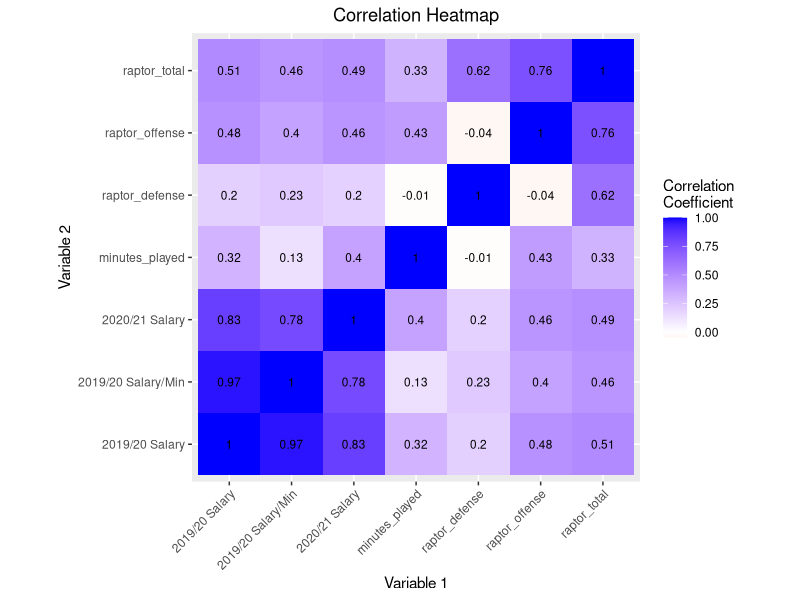
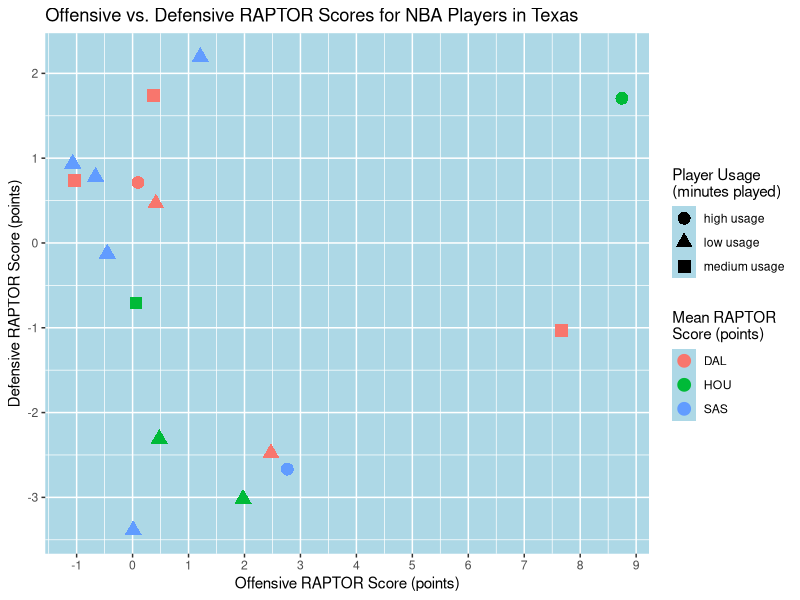
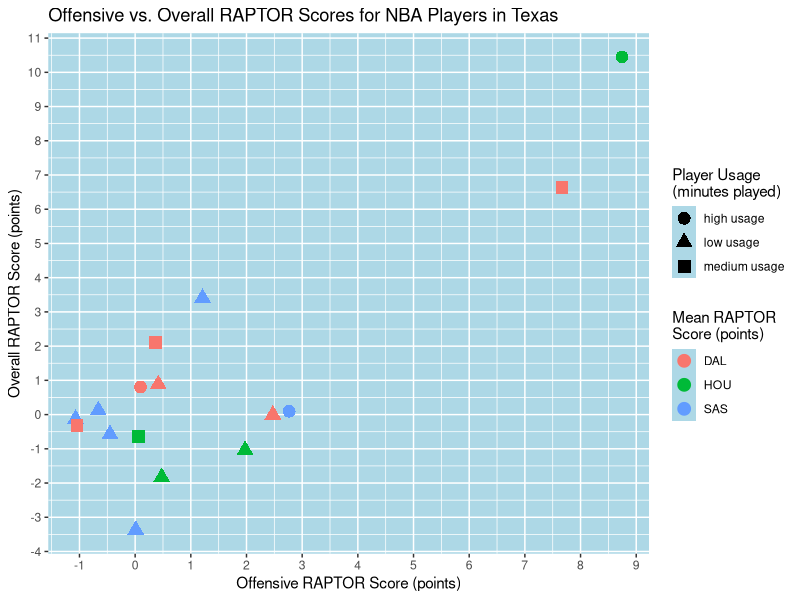
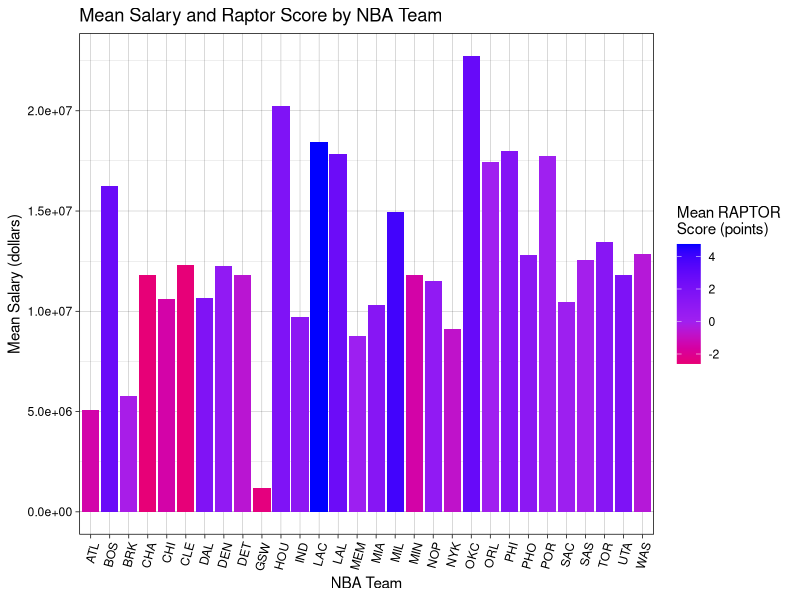
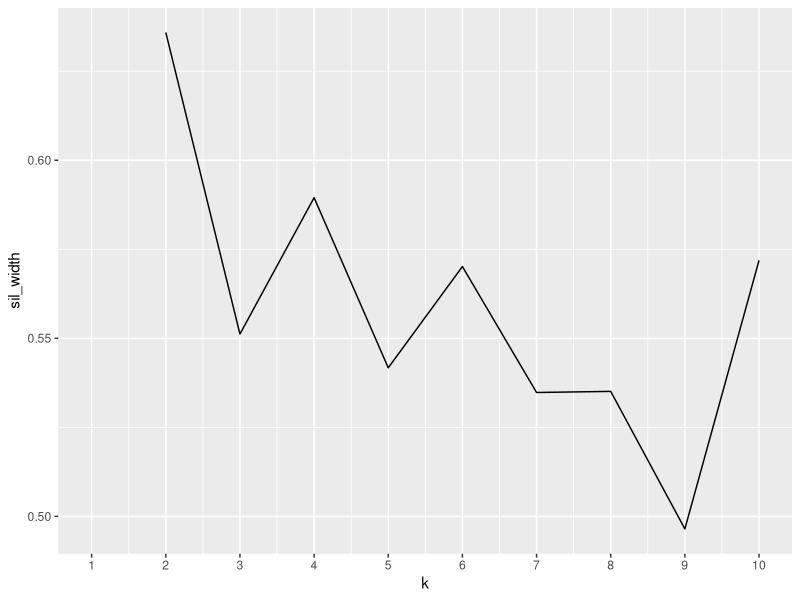
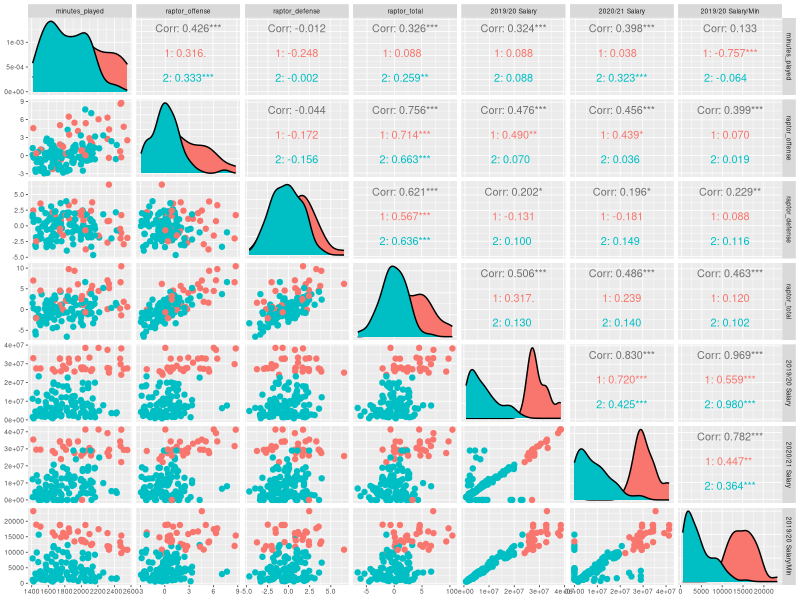

R code for these plots, in order:
## ---- chunk 1
knitr::opts_chunk$set(echo = TRUE)
## ---- chunk 2
library(readr)
library(tidyverse)
nba_raptor <- read_csv("NBAPlayersRAPTOR.csv")
nba_salary <- read_csv("NBASalary.csv")
glimpse(nba_raptor)
glimpse(nba_salary)

raptor <- nba_raptor %>% filter(mp >= 1400) %>% select(player_name, team, mp, raptor_offense, raptor_defense, raptor_total)
glimpse(raptor)
salary <- nba_salary %>% select(Player,`2019/20`,`2020/21`)
salary <- salary %>% rename("2019/20 Salary"="2019/20","2020/21 Salary"="2020/21")
glimpse(salary)

NBA <- raptor %>% inner_join(salary, by=c('player_name'='Player'))
NBA <- NBA %>% rename("player"="player_name")
NBA$`2019/20 Salary` = as.numeric(gsub("[\\$,]", "", NBA$`2019/20 Salary`))
NBA$`2020/21 Salary` = as.numeric(gsub("[\\$,]", "", NBA$`2020/21 Salary`))
glimpse(NBA)
## ---- chunk 3
NBA <- NBA %>% mutate("2019/20 Salary/Min" = `2019/20 Salary`/mp)
NBA1 <- NBA %>% rename("minutes_played"="mp")
NBA1 %>% filter(team == "SAS")
NBA1 %>% filter(team == "SAS") %>% select(player,raptor_total,`2019/20 Salary`, `2019/20 Salary/Min`)
NBA1 %>% filter(team == "SAS") %>% select(player,raptor_total,`2019/20 Salary`, `2019/20 Salary/Min`) %>% arrange(-raptor_total)
NBA1 %>% group_by(team) %>% summarize(mean_raptor_total=mean(raptor_total), sd_raptor_total=sd(raptor_total))
## ---- chunk 4
NBA1 %>% group_by(team) %>% summarize_if(is.numeric,list(mean=mean,sd=sd)) %>% mutate_if(is.numeric, round) %>% pivot_longer(-1) %>% pivot_wider(names_from=team,values_from="value")

NBA1 %>% summarize_all(n_distinct)
NBA1 %>% group_by(team) %>% summarize_all(n_distinct) %>% select(-player)

NBA1 %>% summarize_if(is.numeric, mean)
NBA1 %>% group_by(team) %>% summarize_if(is.numeric,mean)
NBA1 %>% filter(team=="SAS") %>% summarize_if(is.numeric,mean) %>% select(-minutes_played)

NBA1 %>% summarize_if(is.numeric,sd)
NBA1 %>% group_by(team) %>% summarize_if(is.numeric,sd)

NBA1 %>% summarize_if(is.numeric,var)
NBA1 %>% group_by(team) %>% summarize_if(is.numeric,var) %>% arrange(desc(raptor_total))

NBA1 %>% summarize_if(is.numeric,list(min=min,max=max)) 
NBA1 %>% group_by(team) %>% summarize_if(is.numeric, list(min=min,max=max)) %>% mutate_if(is.numeric,round) %>% pivot_longer(-1)

NBA1 %>% summarize_if(is.numeric, list(Q3=quantile), probs=.75)
NBA1 %>% group_by(team) %>% summarize_if(is.numeric, list(Q3=quantile), probs=.75) %>% mutate_if(is.numeric,round) %>% pivot_longer(-1)

NBA1 %>% summarize(count=n())
NBA1 %>% group_by(team) %>% summarize(count=n())

corNBA <- NBA1 %>% select(-1,-2) %>% cor 
corNBA
corNBA <- corNBA %>% as.data.frame
## ---- chunk 5
tidycorNBA <- corNBA %>% rownames_to_column("Variable1") %>% pivot_longer(-1, names_to = "Variable2",values_to="correlation")
tidycorNBA %>% ggplot(aes(Variable1,Variable2, fill=correlation)) + labs(fill="Correlation\nCoefficient") + geom_tile() + scale_fill_gradient2(low="red",mid="white",high="blue") + geom_text(aes(label=round(correlation,2)), color = "black", size=3) + theme(axis.text.x = element_text(angle = 45, hjust = 1)) + coord_fixed() + ggtitle("Correlation Heatmap") + xlab("Variable 1") + ylab("Variable 2") + theme(plot.title = element_text(hjust = 0.5))


NBAusage <- NBA1 %>% mutate(MinutesPlayed_cat = case_when(minutes_played>2100 ~ "high usage", minutes_played<=2100 & minutes_played>=1800 ~ "medium usage", minutes_played<1800 ~ "low usage"))
glimpse(NBAusage)
TX <- NBAusage %>% filter(team == "HOU" | team == "DAL" | team =="SAS")
TX %>% ggplot(aes(raptor_offense,raptor_defense,color=team,shape=MinutesPlayed_cat)) + labs(color="Mean RAPTOR\nScore (points)", shape = "Player Usage\n(minutes played)") + geom_point(size=4) + ggtitle("Offensive vs. Defensive RAPTOR Scores for NBA Players in Texas") + xlab("Offensive RAPTOR Score (points)") + ylab("Defensive RAPTOR Score (points)") + scale_y_continuous(breaks = seq(-4,3)) + scale_x_continuous(breaks = seq(-3,9)) + theme(panel.background = element_rect(fill = "light blue"))

TX %>% ggplot(aes(raptor_offense,raptor_total,color=team,shape=MinutesPlayed_cat)) + labs(color="Mean RAPTOR\nScore (points)", shape = "Player Usage\n(minutes played)") + geom_point(size=4) + ggtitle("Offensive vs. Overall RAPTOR Scores for NBA Players in Texas") + xlab("Offensive RAPTOR Score (points)") + ylab("Overall RAPTOR Score (points)") + scale_y_continuous(breaks = seq(-4,11)) + scale_x_continuous(breaks = seq(-3,9)) + theme(panel.background = element_rect(fill = "light blue"))


NBA1 %>% group_by(team) %>% summarize(mean_salary = mean(`2019/20 Salary`), mean_raptor = mean(raptor_total)) %>% ggplot(aes(team,mean_salary,fill=mean_raptor)) + labs(fill="Mean RAPTOR \nScore (points)") + geom_bar(stat = "summary") + theme_linedraw() + theme(axis.text.x = element_text(angle = 75, hjust = 1)) + ggtitle("Mean Salary and Raptor Score by NBA Team") + ylab("Mean Salary (dollars)") + xlab("NBA Team") + scale_fill_gradient2(low="red",mid="purple",high="blue")

## ---- chunk 6
NBA2 <- NBA1 %>% select(-1,-2)
kmeansNBA <- NBA2 %>% kmeans(2)
kmeansNBA

library(cluster)
sil_width<-vector()
for(i in 2:10){  
  kms <- kmeans(NBA2,centers=i)
  sil <- silhouette(kms$cluster,dist(NBA2))
  sil_width[i]<-mean(sil[,3])
}
ggplot()+geom_line(aes(x=1:10,y=sil_width))+scale_x_continuous(name="k",breaks=1:10)

pam1 <- NBA2 %>% scale %>% pam(k=2)
pam1
pamfinal <- NBA2 %>% mutate(cluster=as.factor(pam1$clustering))

library(GGally)
ggpairs(pamfinal, columns=1:7, aes(color=cluster), upper = list(continuous = wrap("cor", size = 2.75))) + theme_grey(base_size = 6)

